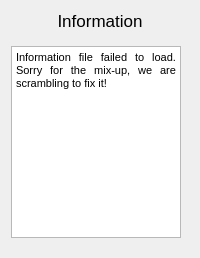
            <widget class="QWidget" name="infoCenterMenuPage">
             <layout class="QVBoxLayout" name="verticalLayout_8">
              <item alignment="Qt::AlignTop">
               <widget class="QLabel" name="label_3">
                <property name="font">
                 <font>
                  <pointsize>13</pointsize>
                 </font>
                </property>
                <property name="text">
                 <string>Information</string>
                </property>
                <property name="alignment">
                 <set>Qt::AlignCenter</set>
                </property>
               </widget>
              </item>
              <item>
               <widget class="QWidget" name="infoContainer" native="true">
                <property name="sizePolicy">
                 <sizepolicy hsizetype="Preferred" vsizetype="Expanding">
                  <horstretch>0</horstretch>
                  <verstretch>0</verstretch>
                 </sizepolicy>
                </property>
                <layout class="QVBoxLayout" name="verticalLayout_13">
                 <property name="leftMargin">
                  <number>0</number>
                 </property>
                 <property name="topMargin">
                  <number>0</number>
                 </property>
                 <property name="rightMargin">
                  <number>0</number>
                 </property>
                 <property name="bottomMargin">
                  <number>0</number>
                 </property>
                 <item>
                  <widget class="QWidget" name="infoTextContainer" native="true">
                   <layout class="QVBoxLayout" name="verticalLayout_14">
                    <property name="leftMargin">
                     <number>0</number>
                    </property>
                    <property name="rightMargin">
                     <number>0</number>
                    </property>
                    <item>
                     <widget class="QTextEdit" name="infoTextCopy">
                      <property name="sizePolicy">
                       <sizepolicy hsizetype="Expanding" vsizetype="Expanding">
                        <horstretch>0</horstretch>
                        <verstretch>0</verstretch>
                       </sizepolicy>
                      </property>
                      <property name="maximumSize">
                       <size>
                        <width>170</width>
                        <height>16777215</height>
                       </size>
                      </property>
                      <property name="font">
                       <font/>
                      </property>
                      <property name="inputMethodHints">
                       <set>Qt::ImhNone</set>
                      </property>
                      <property name="verticalScrollBarPolicy">
                       <enum>Qt::ScrollBarAsNeeded</enum>
                      </property>
                      <property name="sizeAdjustPolicy">
                       <enum>QAbstractScrollArea::AdjustIgnored</enum>
                      </property>
                      <property name="html">
                       <string>&lt;!DOCTYPE HTML PUBLIC &quot;-//W3C//DTD HTML 4.0//EN&quot; &quot;http://www.w3.org/TR/REC-html40/strict.dtd&quot;&gt;
&lt;html&gt;&lt;head&gt;&lt;meta name=&quot;qrichtext&quot; content=&quot;1&quot; /&gt;&lt;style type=&quot;text/css&quot;&gt;
p, li { white-space: pre-wrap; }
&lt;/style&gt;&lt;/head&gt;&lt;body style=&quot; font-family:'MS Shell Dlg 2'; font-size:8.25pt; font-weight:400; font-style:normal;&quot;&gt;
&lt;p align=&quot;justify&quot; style=&quot; margin-top:0px; margin-bottom:0px; margin-left:0px; margin-right:0px; -qt-block-indent:0; text-indent:0px;&quot;&gt;Information file failed to load. Sorry for the mix-up, we are scrambling to fix it!&lt;/p&gt;&lt;/body&gt;&lt;/html&gt;</string>
                      </property>
                     </widget>
                    </item>
                   </layout>
                  </widget>
                 </item>
                </layout>
               </widget>
              </item>
             </layout>
            </widget>
